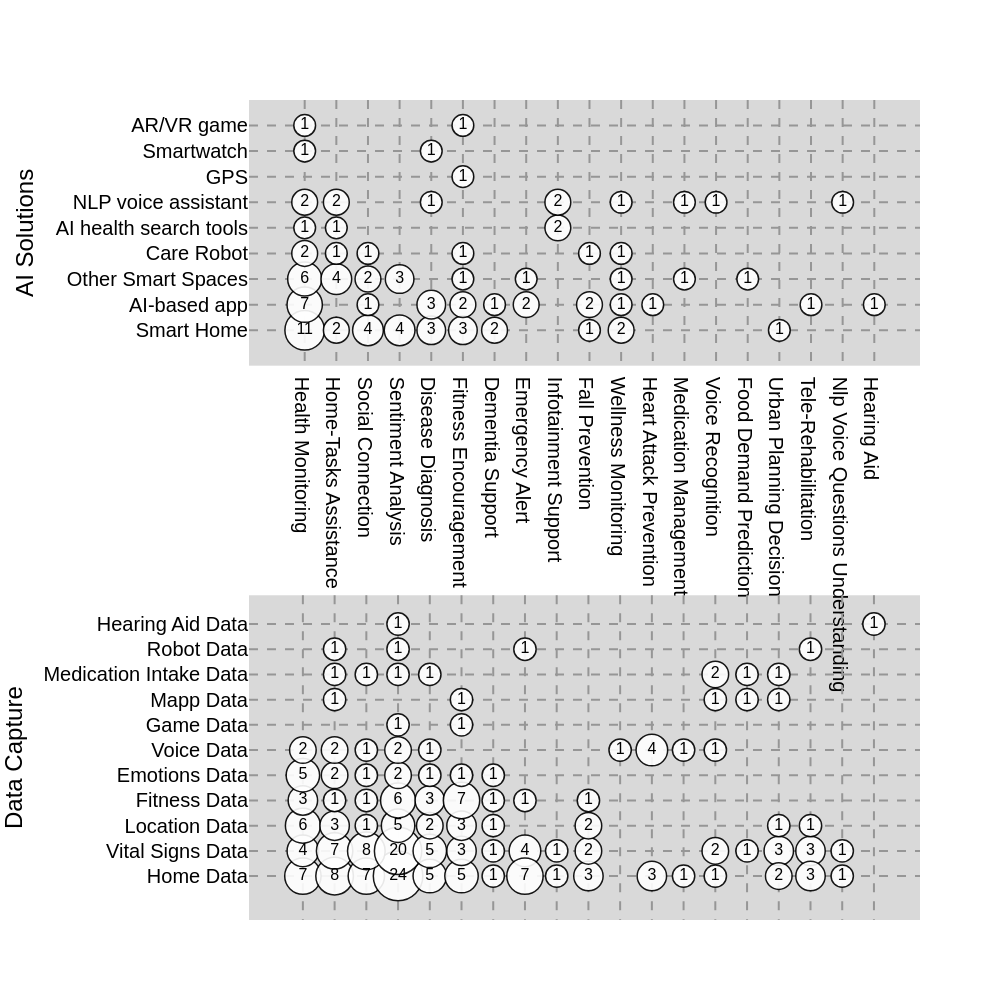

Notebook cell for this chart:
### Code cell
#43a2ca, #0868ac

import plotly.express as px 
from plotly.subplots import make_subplots
  
fig_13 = px.scatter(df_13, x='13_AI_usage', y='13_AI _solutions', 
                 size='dotsize', text='count',size_max=28, 
                 hover_data=['count']# Outline color and width
#                     ,  color='color'
                   ) 
fig_13.update_traces(textfont=dict(size=16), marker=dict(color='white', line=dict(color='black', width=1.5),opacity=0.9)) 
fig_13.update_yaxes(showticklabels=False)
strings = df_13['13_AI_usage'].unique().tolist()
x_pos = 0.5  # X position for the annotations (centered)
y_start = 1  # Starting Y position
y_step = -0.2  # Step for each string (spacing between lines)

for i, string in enumerate(strings):
    fig.add_annotation(
        x=x_pos,
        y=y_start + i * y_step,
        text=string,
        showarrow=False,
        xanchor="center",
        yanchor="top",
        font=dict(size=12),
        xref="x2",  # Reference to the x-axis of the middle subplot
        yref="y2"   # Reference to the y-axis of the middle subplot
    )

fig_14 = px.scatter(df_14, x='13_AI_usage', y='14_data_capture', 
                 size='dotsize', text='count',size_max=35,
                 hover_data=['count']) 
fig_14.update_traces(textfont=dict(size=16), marker=dict(color='white', line=dict(color='black', width=1.5),opacity=0.9)) 
fig_14.update_yaxes(showticklabels=False)
# Get the category order from fig_13
category_order = fig_13.layout.yaxis.categoryorder

# Update the y-axis of fig_14 with the same category order
fig_14.update_yaxes(categoryorder=category_order)
for trace in fig_14.data:
    fig_13.add_trace(trace)

# Show the combined figure
# fig_13.show()
fig = make_subplots(rows=2, cols=1, vertical_spacing=0.28, row_heights=[0.45, 0.55])

# Add each figure to a subplot
fig.add_trace(fig_13.data[0], row=1, col=1)
fig.add_trace(fig_14.data[0], row=2, col=1)
fig.update_xaxes(title_text='', row=1, col=1, gridcolor=gridColor,gridwidth=2, griddash="dash")
fig.update_yaxes(title_text='AI Solutions', row=1, col=1, gridcolor=gridColor,gridwidth=2, griddash="dash")
fig.update_xaxes(title_text='', row=2, col=1, tickangle=90, gridcolor=gridColor,gridwidth=2, griddash="dash")
fig.update_yaxes(title_text='Data Capture', row=2, col=1, gridcolor=gridColor,gridwidth=2, griddash="dash")

# Hide the axes for the middle subplot
fig.update_xaxes(showticklabels=False, row=2, col=1)
# fig.update_yaxes(showticklabels=False, row=1, col=2),title_text="Data Capture Vs AI Usage Vs AI Solutions",
fig.update_layout(width=1000, height=1000, showlegend=False, 

                    paper_bgcolor='white',
                    plot_bgcolor=bgColor,
                  font=dict(family="Arial, sans-serif",size=20,color="black")
#                  plot_bgcolor='#f0f9e8',  # Background color of the plotting area
#                     paper_bgcolor='white'
                 )
fig.show()

### Figure 1 — Plotly figure (JSON) as saved in the notebook; plotly's stock layout.template omitted (floating-point values rounded to 4 significant figures)
{"data": [{"customdata": [[11], [7], [6], [4], [4], [4], [3], [3], [3], [3], [2], [2], [2], [2], [2], [2], [2], [2], [2], [2], [2], [2], [1], [1], [1], [1], [1], [1], [1], [1], [1], [1], [1], [1], [1], [1], [1], [1], [1], [1], [1], [1], [1], [1], [1], [1], [1], [1], [1], [1], [1], [1]], "hovertemplate": "13_AI_usage=%{x}<br>13_AI _solutions=%{y}<br>dotsize=%{marker.size}<br>count=%{customdata[0]}<extra></extra>", "legendgroup": "", "marker": {"color": "white", "line": {"color": "black", "width": 1.5}, "opacity": 0.9, "size": [14.97, 11.94, 11.06, 9.027, 9.027, 9.027, 7.818, 7.818, 7.818, 7.818, 6.383, 6.383, 6.383, 6.383, 6.383, 6.383, 6.383, 6.383, 6.383, 6.383, 6.383, 6.383, 4.514, 4.514, 4.514, 4.514, 4.514, 4.514, 4.514, 4.514, 4.514, 4.514, 4.514, 4.514, 4.514, 4.514, 4.514, 4.514, 4.514, 4.514, 4.514, 4.514, 4.514, 4.514, 4.514, 4.514, 4.514, 4.514, 4.514, 4.514, 4.514, 4.514], "sizemode": "area", "sizeref": 0.01909, "symbol": "circle"}, "mode": "markers+text", "name": "", "orientation": "v", "showlegend": false, "text": [11, 7, 6, 4, 4, 4, 3, 3, 3, 3, 2, 2, 2, 2, 2, 2, 2, 2, 2, 2, 2, 2, 1, 1, 1, 1, 1, 1, 1, 1, 1, 1, 1, 1, 1, 1, 1, 1, 1, 1, 1, 1, 1, 1, 1, 1, 1, 1, 1, 1, 1, 1], "textfont": {"size": 16}, "type": "scatter", "x": ["Health Monitoring", "Health Monitoring", "Health Monitoring", "Home-Tasks Assistance", "Social Connection", "Sentiment Analysis", "Disease Diagnosis", "Disease Diagnosis", "Fitness Encouragement", "Sentiment Analysis", "Dementia Support", "Social Connection", "Health Monitoring", "Emergency Alert", "Infotainment Support", "Fall Prevention", "Wellness Monitoring", "Health Monitoring", "Home-Tasks Assistance", "Infotainment Support", "Home-Tasks Assistance", "Fitness Encouragement", "Fall Prevention", "Heart Attack Prevention", "Wellness Monitoring", "Disease Diagnosis", "Medication Management", "Emergency Alert", "Dementia Support", "Fall Prevention", "Social Connection", "Home-Tasks Assistance", "Fitness Encouragement", "Wellness Monitoring", "Voice Recognition", "Food Demand Prediction", "Social Connection", "Urban Planning Decision", "Wellness Monitoring", "Fitness Encouragement", "Tele-Rehabilitation", "Disease Diagnosis", "Health Monitoring", "Fitness Encouragement", "Medication Management", "Health Monitoring", "Fitness Encouragement", "Nlp Voice Questions Understanding", "Home-Tasks Assistance", "Health Monitoring", "Wellness Monitoring", "Hearing Aid"], "xaxis": "x", "y": ["Smart Home", "AI-based app", "Other Smart Spaces", "Other Smart Spaces", "Smart Home", "Smart Home", "Smart Home", "AI-based app", "Smart Home", "Other Smart Spaces", "Smart Home", "Other Smart Spaces", "Care Robot", "AI-based app", "AI health search tools", "AI-based app", "Smart Home", "NLP voice assistant", "NLP voice assistant", "NLP voice assistant", "Smart Home", "AI-based app", "Smart Home", "AI-based app", "NLP voice assistant", "NLP voice assistant", "NLP voice assistant", "Other Smart Spaces", "AI-based app", "Care Robot", "Care Robot", "Care Robot", "GPS", "AI-based app", "NLP voice assistant", "Other Smart Spaces", "AI-based app", "Smart Home", "Care Robot", "Care Robot", "AI-based app", "Smartwatch", "Smartwatch", "Other Smart Spaces", "Other Smart Spaces", "AR/VR game", "AR/VR game", "NLP voice assistant", "AI health search tools", "AI health search tools", "Other Smart Spaces", "AI-based app"], "yaxis": "y"}, {"customdata": [[7], [8], [7], [24], [5], [5], [1], [4], [7], [8], [20], [5], [3], [1], [6], [3], [1], [5], [2], [3], [1], [3], [1], [1], [6], [3], [7], [1], [5], [2], [1], [2], [1], [1], [1], [4], [7], [1], [1], [1], [2], [2], [3], [2], [2], [1], [1], [1], [1], [4], [1], [1], [3], [2], [1], [1], [1], [1], [2], [1], [3], [2], [1], [1], [1], [3], [1], [2], [3], [1], [1], [1], [1], [1], [1], [1], [1], [1], [1], [1], [1], [1], [1], [1], [1], [1]], "hovertemplate": "13_AI_usage=%{x}<br>14_data_capture=%{y}<br>dotsize=%{marker.size}<br>count=%{customdata[0]}<extra></extra>", "legendgroup": "", "marker": {"color": "white", "line": {"color": "black", "width": 1.5}, "opacity": 0.9, "size": [11.94, 12.77, 11.94, 22.11, 10.09, 10.09, 4.514, 9.027, 11.94, 12.77, 20.19, 10.09, 7.818, 4.514, 11.06, 7.818, 4.514, 10.09, 6.383, 7.818, 4.514, 7.818, 4.514, 4.514, 11.06, 7.818, 11.94, 4.514, 10.09, 6.383, 4.514, 6.383, 4.514, 4.514, 4.514, 9.027, 11.94, 4.514, 4.514, 4.514, 6.383, 6.383, 7.818, 6.383, 6.383, 4.514, 4.514, 4.514, 4.514, 9.027, 4.514, 4.514, 7.818, 6.383, 4.514, 4.514, 4.514, 4.514, 6.383, 4.514, 7.818, 6.383, 4.514, 4.514, 4.514, 7.818, 4.514, 6.383, 7.818, 4.514, 4.514, 4.514, 4.514, 4.514, 4.514, 4.514, 4.514, 4.514, 4.514, 4.514, 4.514, 4.514, 4.514, 4.514, 4.514, 4.514], "sizemode": "area", "sizeref": 0.01805, "symbol": "circle"}, "mode": "markers+text", "name": "", "orientation": "v", "showlegend": false, "text": [7, 8, 7, 24, 5, 5, 1, 4, 7, 8, 20, 5, 3, 1, 6, 3, 1, 5, 2, 3, 1, 3, 1, 1, 6, 3, 7, 1, 5, 2, 1, 2, 1, 1, 1, 4, 7, 1, 1, 1, 2, 2, 3, 2, 2, 1, 1, 1, 1, 4, 1, 1, 3, 2, 1, 1, 1, 1, 2, 1, 3, 2, 1, 1, 1, 3, 1, 2, 3, 1, 1, 1, 1, 1, 1, 1, 1, 1, 1, 1, 1, 1, 1, 1, 1, 1], "textfont": {"size": 16}, "type": "scatter", "x": ["Sentiment Analysis", "Home-Tasks Assistance", "Disease Diagnosis", "Health Monitoring", "Wellness Monitoring", "Fitness Encouragement", "Urban Planning Decision", "Sentiment Analysis", "Home-Tasks Assistance", "Disease Diagnosis", "Health Monitoring", "Wellness Monitoring", "Fitness Encouragement", "Urban Planning Decision", "Sentiment Analysis", "Home-Tasks Assistance", "Disease Diagnosis", "Health Monitoring", "Wellness Monitoring", "Fitness Encouragement", "Urban Planning Decision", "Sentiment Analysis", "Home-Tasks Assistance", "Disease Diagnosis", "Health Monitoring", "Wellness Monitoring", "Fitness Encouragement", "Urban Planning Decision", "Sentiment Analysis", "Home-Tasks Assistance", "Disease Diagnosis", "Health Monitoring", "Wellness Monitoring", "Fitness Encouragement", "Urban Planning Decision", "Social Connection", "Social Connection", "Tele-Rehabilitation", "Tele-Rehabilitation", "Social Connection", "Sentiment Analysis", "Home-Tasks Assistance", "Dementia Support", "Dementia Support", "Dementia Support", "Dementia Support", "Health Monitoring", "Fitness Encouragement", "Voice Recognition", "Infotainment Support", "Nlp Voice Questions Understanding", "Nlp Voice Questions Understanding", "Infotainment Support", "Health Monitoring", "Medication Management", "Food Demand Prediction", "Home-Tasks Assistance", "Emergency Alert", "Medication Management", "Food Demand Prediction", "Emergency Alert", "Medication Management", "Food Demand Prediction", "Home-Tasks Assistance", "Emergency Alert", "Fall Prevention", "Heart Attack Prevention", "Emergency Alert", "Fall Prevention", "Heart Attack Prevention", "Health Monitoring", "Medication Management", "Disease Diagnosis", "Wellness Monitoring", "Medication Management", "Disease Diagnosis", "Health Monitoring", "Wellness Monitoring", "Emergency Alert", "Fall Prevention", "Fall Prevention", "Social Connection", "Home-Tasks Assistance", "Fitness Encouragement", "Hearing Aid", "Health Monitoring"], "xaxis": "x2", "y": ["Home Data", "Home Data", "Home Data", "Home Data", "Home Data", "Home Data", "Home Data", "Vital Signs Data", "Vital Signs Data", "Vital Signs Data", "Vital Signs Data", "Vital Signs Data", "Vital Signs Data", "Vital Signs Data", "Location Data", "Location Data", "Location Data", "Location Data", "Location Data", "Location Data", "Location Data", "Fitness Data", "Fitness Data", "Fitness Data", "Fitness Data", "Fitness Data", "Fitness Data", "Fitness Data", "Emotions Data", "Emotions Data", "Emotions Data", "Emotions Data", "Emotions Data", "Emotions Data", "Emotions Data", "Vital Signs Data", "Home Data", "Vital Signs Data", "Home Data", "Fitness Data", "Voice Data", "Voice Data", "Home Data", "Vital Signs Data", "Location Data", "Fitness Data", "Game Data", "Game Data", "Voice Data", "Voice Data", "Voice Data", "Home Data", "Home Data", "Voice Data", "Mapp Data", "Mapp Data", "Mapp Data", "Mapp Data", "Vital Signs Data", "Vital Signs Data", "Vital Signs Data", "Medication Intake Data", "Medication Intake Data", "Medication Intake Data", "Medication Intake Data", "Vital Signs Data", "Vital Signs Data", "Home Data", "Home Data", "Home Data", "Robot Data", "Home Data", "Voice Data", "Voice Data", "Voice Data", "Medication Intake Data", "Medication Intake Data", "Medication Intake Data", "Location Data", "Location Data", "Robot Data", "Robot Data", "Robot Data", "Mapp Data", "Hearing Aid Data", "Hearing Aid Data"], "yaxis": "y2"}], "layout": {"font": {"color": "black", "family": "Arial, sans-serif", "size": 20}, "height": 1000, "paper_bgcolor": "white", "plot_bgcolor": "#d9d9d9", "showlegend": false, "width": 1000, "xaxis": {"anchor": "y", "domain": [0, 1], "gridcolor": "#969696", "griddash": "dash", "gridwidth": 2, "title": {"text": ""}}, "xaxis2": {"anchor": "y2", "domain": [0, 1], "gridcolor": "#969696", "griddash": "dash", "gridwidth": 2, "showticklabels": false, "tickangle": 90, "title": {"text": ""}}, "yaxis": {"anchor": "x", "domain": [0.676, 1], "gridcolor": "#969696", "griddash": "dash", "gridwidth": 2, "title": {"text": "AI Solutions"}}, "yaxis2": {"anchor": "x2", "domain": [0, 0.396], "gridcolor": "#969696", "griddash": "dash", "gridwidth": 2, "title": {"text": "Data Capture"}}}}
